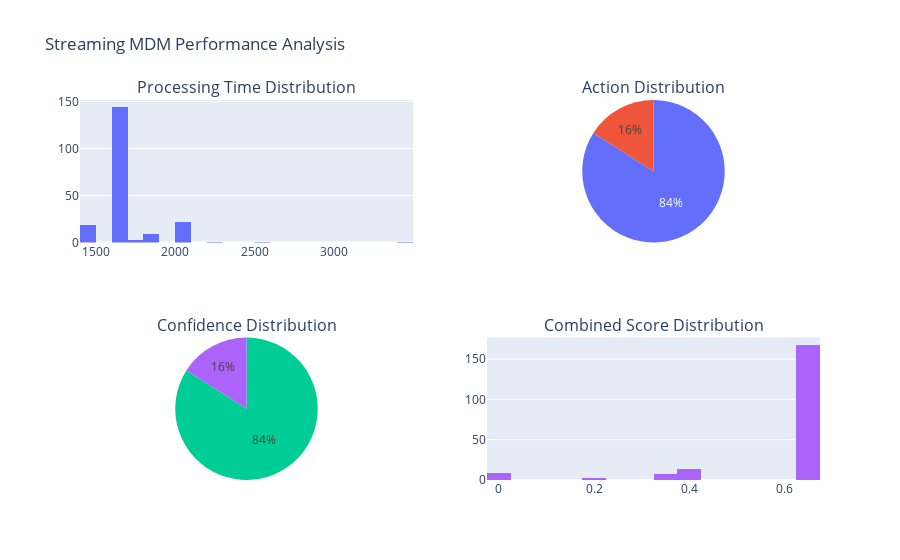

This figure's notebook cell:
### Code cell
# Create visualizations
print("📈 Creating performance visualizations...")

# Processing time distribution
fig = make_subplots(
    rows=2, cols=2,
    subplot_titles=('Processing Time Distribution', 'Action Distribution',
                    'Confidence Distribution', 'Combined Score Distribution'),
    specs=[[{'type': 'histogram'}, {'type': 'pie'}],
           [{'type': 'pie'}, {'type': 'histogram'}]]
)

# Processing time histogram
fig.add_trace(
    go.Histogram(
        x=transactions_df['processing_time_ms'], name='Processing Time (ms)'),
    row=1, col=1
)

# Action distribution pie chart
action_counts = transactions_df['action'].value_counts()
fig.add_trace(
    go.Pie(labels=action_counts.index,
           values=action_counts.values, name='Actions'),
    row=1, col=2
)

# Confidence distribution pie chart
confidence_counts = transactions_df['confidence'].value_counts()
fig.add_trace(
    go.Pie(labels=confidence_counts.index,
           values=confidence_counts.values, name='Confidence'),
    row=2, col=1
)

# Combined score histogram
fig.add_trace(
    go.Histogram(x=transactions_df['combined_score'], name='Combined Score'),
    row=2, col=2
)

fig.update_layout(
    title_text="Streaming MDM Performance Analysis", showlegend=False)
fig.show()

print("✅ Visualizations created!")

### Figure 1 — Plotly figure (JSON) as saved in the notebook; plotly's stock layout.template omitted (floating-point values rounded to 4 significant figures; data arrays with more than 128 entries replaced by an {"elided": "..."} marker saying what was removed)
{"data": [{"name": "Processing Time (ms)", "type": "histogram", "x": {"elided": "200 int values"}, "xaxis": "x", "yaxis": "y"}, {"domain": {"x": [0.55, 1], "y": [0.625, 1]}, "labels": ["HUMAN_REVIEW", "CREATE_NEW"], "name": "Actions", "type": "pie", "values": [168, 32]}, {"domain": {"x": [0, 0.45], "y": [0, 0.375]}, "labels": ["MEDIUM", "LOW"], "name": "Confidence", "type": "pie", "values": [168, 32]}, {"name": "Combined Score", "type": "histogram", "x": {"elided": "200 float values"}, "xaxis": "x2", "yaxis": "y2"}], "layout": {"annotations": [{"font": {"size": 16}, "showarrow": false, "text": "Processing Time Distribution", "x": 0.225, "xanchor": "center", "xref": "paper", "y": 1, "yanchor": "bottom", "yref": "paper"}, {"font": {"size": 16}, "showarrow": false, "text": "Action Distribution", "x": 0.775, "xanchor": "center", "xref": "paper", "y": 1, "yanchor": "bottom", "yref": "paper"}, {"font": {"size": 16}, "showarrow": false, "text": "Confidence Distribution", "x": 0.225, "xanchor": "center", "xref": "paper", "y": 0.375, "yanchor": "bottom", "yref": "paper"}, {"font": {"size": 16}, "showarrow": false, "text": "Combined Score Distribution", "x": 0.775, "xanchor": "center", "xref": "paper", "y": 0.375, "yanchor": "bottom", "yref": "paper"}], "showlegend": false, "title": {"text": "Streaming MDM Performance Analysis"}, "xaxis": {"anchor": "y", "domain": [0, 0.45]}, "xaxis2": {"anchor": "y2", "domain": [0.55, 1]}, "yaxis": {"anchor": "x", "domain": [0.625, 1]}, "yaxis2": {"anchor": "x2", "domain": [0, 0.375]}}}
